Frame 1 (no input): blank canvas, image omitted
Frame 60 (no input): blank canvas, image omitted
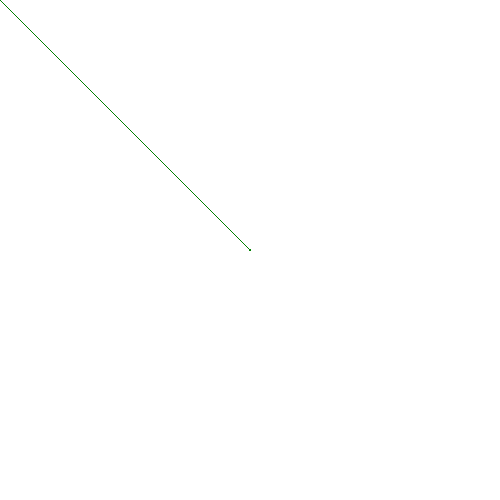
Frame 120 (the mouse pressed at the canvas centre since frame 60)

The p5.js sketch whose frames 1 and 60 were blank and that drew this single picture after the mouse press (run headless with seeded random() and noise() and a simulated clock; from frame 60 on, the mouse is pressed at the canvas centre):

// p5.js sketch
// ── sketch.js
var strokeColor = 'green';

function setup() {
  createCanvas(500,500);
}

function draw() {
  if(mouseIsPressed);{
  stroke(strokeColor)
  line(pmouseX,pmouseY,mouseX,mouseY)
  } 
}

function keyTyped() {
  if (key === 'b') {
    strokeColor = '19DEAC';
  } else if (key === 'p') {
    strokeColor = '#28EFF5';
    weight = 10
  }
}
